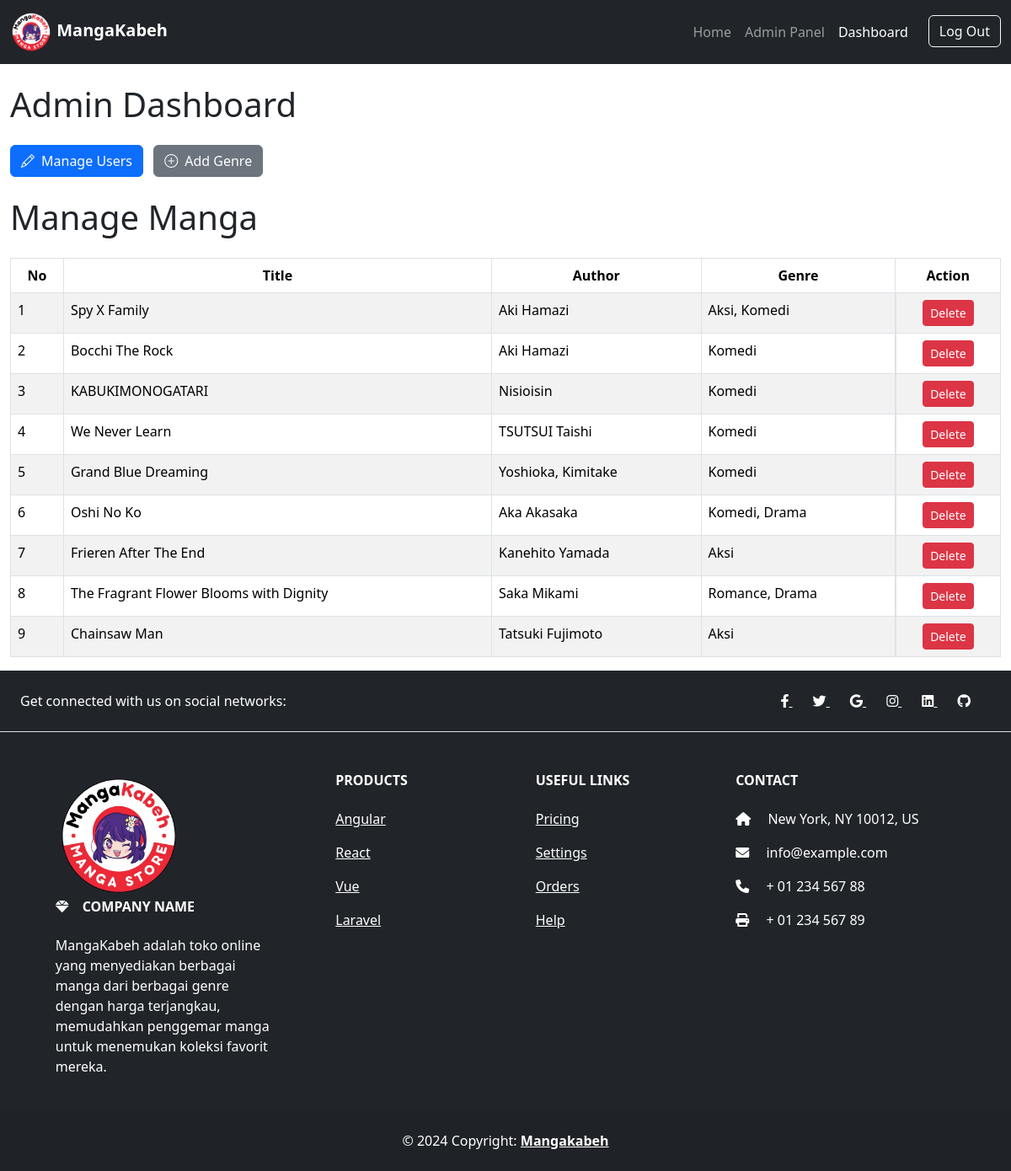
The page /admins/dashboard/ (signed in) on the database as committed earlier.
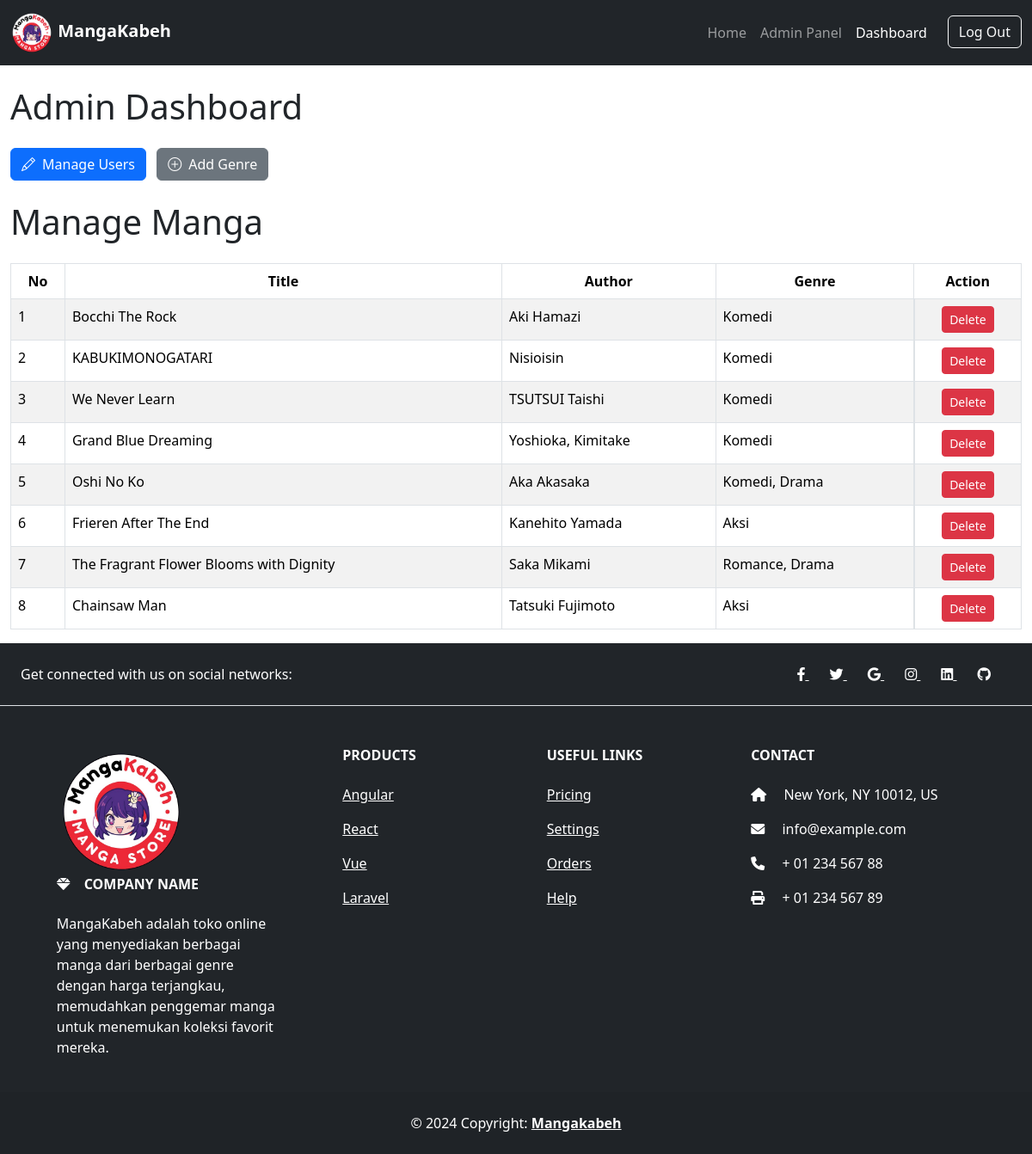
The same page on the database as committed later.
### MangaKabeh/models/manga.py (models this page shows, shortened)
class Manga(models.Model):
    title = models.CharField(max_length=255)
    author = models.CharField(max_length=255)
    description = models.TextField()
    seller = models.ForeignKey(User, on_delete=models.CASCADE)
    image = models.ImageField(upload_to=manga_image_upload_path)
    genre = models.ManyToManyField("Genre")
    class Meta :
        unique_together = ('title', 'seller')

class Genre(models.Model):
    name = models.CharField(max_length=100, unique=True)
    def __str__(self):
        return self.name

### MangaKabeh/views.py (the view)
# urls.py: path('admins/dashboard/', views.dashboard_admin, name='dashboard_admin'),
@user_passes_test(is_superuser)
def dashboard_admin(request):
    mangas = Manga.objects.all()
    return render(request, 'admin/admin_dashboard.html', {'mangas': mangas})

### MangaKabeh/context_processors.py (called while the page is built)
def navbar(request):
    user = request.user
    navbar_user_group = None
    if user.is_authenticated:
        if user.is_superuser:
            navbar_user_group = 'Admin'
        elif user.groups.filter(name = 'Customer').exists():
            navbar_user_group = 'Customer'
        elif user.groups.filter(name = 'Seller').exists():
            navbar_user_group = 'Seller'
    return{
        'navbar_user_group' : navbar_user_group,
        'authenticated' : user.is_authenticated,
    }

### MangaKabeh/views.py (called while the page is built)
def is_superuser(user):
    return user.is_superuser

### MangaKabeh/templates/admin/admin_dashboard.html (shortened to what this page needs)
{% extends 'base.html' %}
{% block content %}
<div class="container-fluid">
    <h1 class="mt-4">Admin Dashboard</h1>
    <div class="my-4">
        <a href="{% url 'manage_accounts' %}" class="btn btn-primary d-inline-flex align-items-center">
            <i class="bi bi-pencil me-2"></i>
            Manage Users
        </a>
        <button type="button" class="btn btn-secondary d-inline-flex align-items-center ms-2" data-bs-toggle="modal" data-bs-target="#addGenreModal">
            <i class="bi bi-plus-circle me-2"></i>
            Add Genre
        </button>
    </div>
    <h1 class="mb-4">Manage Manga</h1>
    <div style="overflow-x: auto;">
        <table class="table table-striped table-bordered" style="width: 100%;">
            <thead>
                <tr>
                    <th class="text-center">No</th>
                    <th class="text-center">Title</th>
                    <th class="text-center">Author</th>
                    <th class="text-center">Genre</th>
                    <th class="text-center">Action</th>
                </tr>
            </thead>
            <tbody>
                {% for manga in mangas %}
                    <tr>
                        <td>{{ forloop.counter }}</td>
                        <td>{{ manga.title }}</td>
                        <td>{{ manga.author }}</td>
                        <td>{{ manga.genre.all|join:", " }}</td>
                        <td class="d-flex justify-content-center">
                            <a href="{% url 'delete_manga' manga.id %}" class="btn btn-danger btn-sm" onclick="return confirm('Are you sure you want to delete this manga?')">Delete</a>
                        </td>
                    </tr>
                {% endfor %}
            </tbody>
        </table>
    </div>
</div>
{% endblock %}

Rows that differ between the two databases and show on the page:
removed Manga: title "Spy X Family", author "Aki Hamazi", genre.all "Aksi, Komedi"
